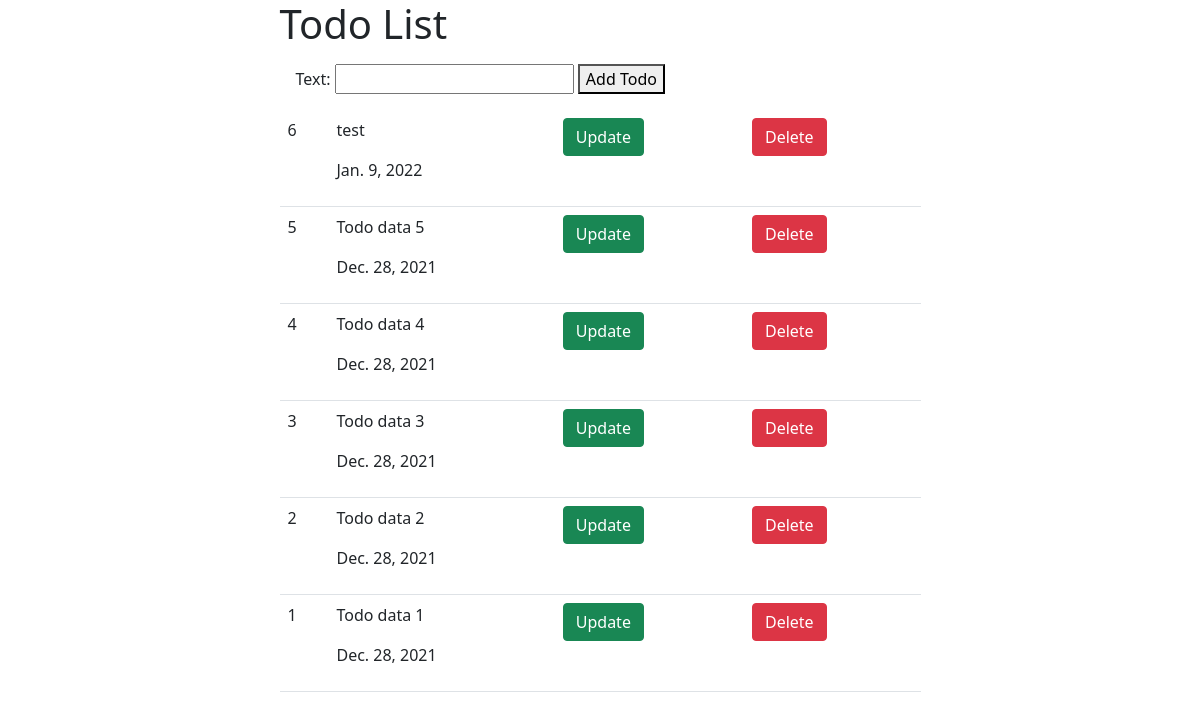
The app's page /, older data.
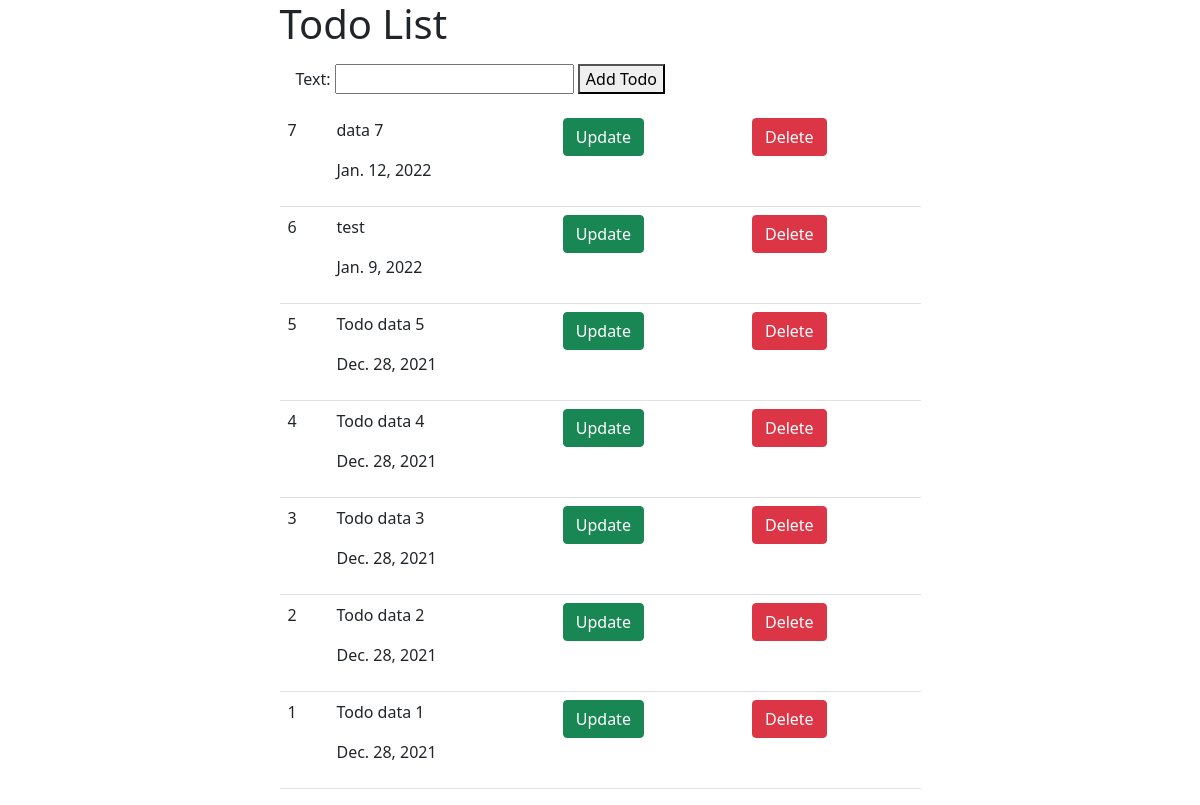
The same page, newer data.
### todoapp/models.py (models this page shows, shortened)
class Todo(models.Model):
    text = models.CharField(max_length=100)
    date =  models.DateField(auto_now_add=True)

### todoapp/views.py (the view, shortened to what this page needs)
# urls.py: path("",HomePage),
def HomePage(request):
    tododatas = Todo.objects.all().order_by("-id")
    content = {
        "todo": tododatas,
        "form": Todoform,
    }
    return render(request,"todoapps/index.html",{"data":content})

### templates/todoapps/index.html (shortened to what this page needs)
<!doctype html>
<html lang="en">
  <head>
    <link href="https://cdn.jsdelivr.net/npm/bootstrap@5.1.3/dist/css/bootstrap.min.css" rel="stylesheet">
  </head>
  <body>
    <div class="container">
        <div class="row justify-content-center">
            <div class="col-md-7">
                <h1>Todo List</h1>
                <div class="p-2 m-2">
                    <form method="POST">
                        {{data.form}}
                        <button>Add Todo</button>
                    </form>
                </div>
                 <div class="">
                     <table class="table">
                         {% for todo in data.todo %}
                             <tr>
                                 <td>{{todo.id}}</td>
                                 <td>
                                     <p>{{todo.text}}</p>
                                     <p>{{todo.date}}</p>
                                 </td>
                                 <td>
                                     <button class="btn btn-success">Update</button>
                                 </td>
                                 <td>
                                     <a href="/edit-{{todo.id}}/" class="btn btn-danger">Delete</a>
                                 </td>
                             </tr>
                         {% endfor %}
                     </table>
                 </div>
             </div>
        </div>
    </div>
  </body>
</html>

Row changes from the older to the newer data that the page shows:
added Todo: id "7", text "data 7", date "Jan. 12, 2022"
